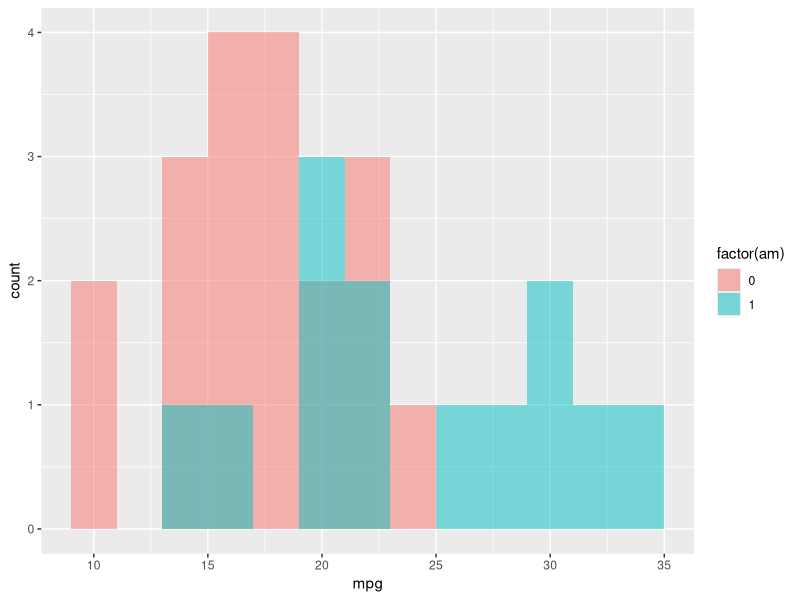
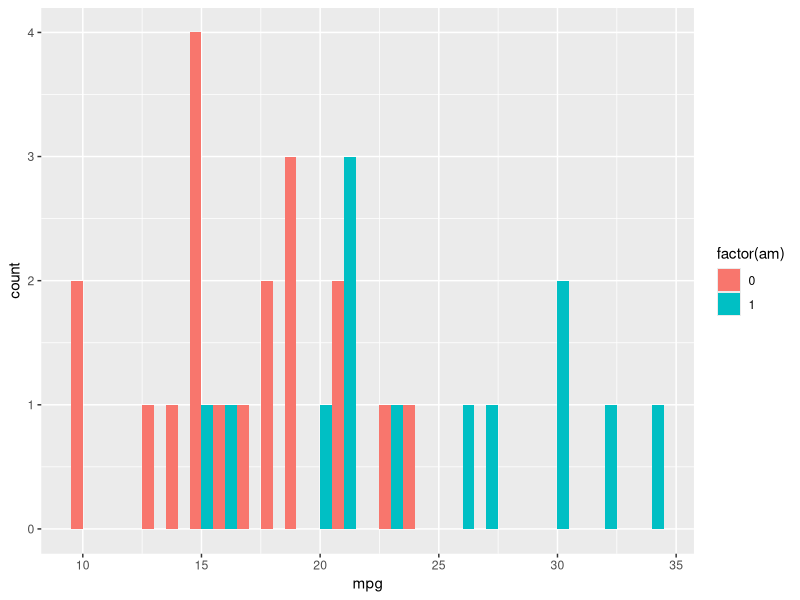
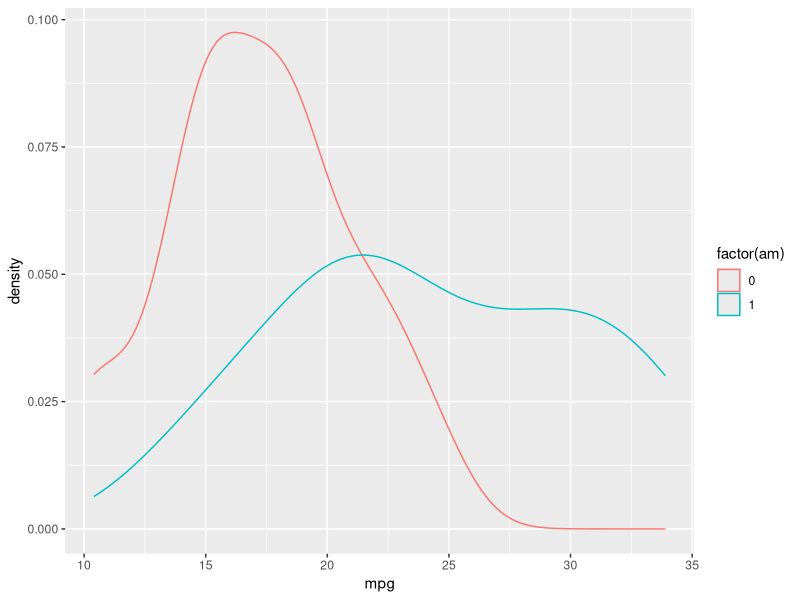
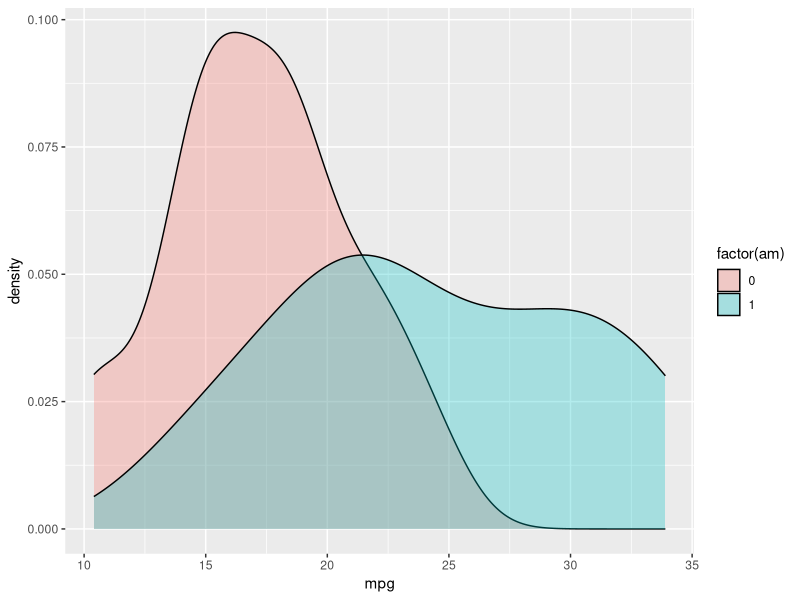
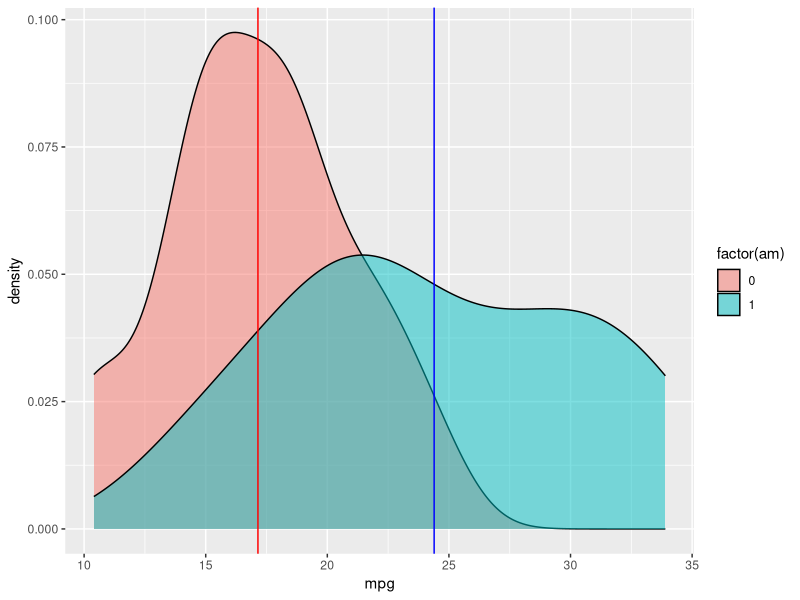

Here is the R script that generated these plots, in order:
#############################################
# Descriptive Stats & Tests Between 2 Means #
#############################################

library("dplyr")
library("ggplot2")
data(mtcars)
head(mtcars)

# Quick reminders about your data: 
# One column for each ________.
# One row for each ________.

# We are trying to explain the differences in the values of 
# your dependent variable. In other words, what we are really 
# asking is the following: is the difference so large that we 
# should reject the notion that it was due to chance?"

# General research topic: gas mileage

mtcars %>% group_by(am) %>%       # 0 = auto; 1 = manual
           summarise(mean(mpg),
                     sd(mpg))

auto <- mtcars %>% filter(am == 0)
manual <- mtcars %>% filter(am == 1)

# But is this result really more robust than a coin flip?

# Research question: is there a statistically meaningful difference
# in gas mileage given transmission type?

# Overlaid histograms
ggplot(mtcars, aes(x = mpg, fill = factor(am))) +
  geom_histogram(binwidth = 2, alpha=.5, position="identity")

# Interleaved histograms
ggplot(mtcars, aes(x = mpg, fill = factor(am))) +
  geom_histogram(binwidth=1, position="dodge")

# Density plots
ggplot(mtcars, aes(x = mpg, colour = factor(am))) + 
  geom_density()

# Density plots with semi-transparent fill
ggplot(mtcars, aes(x = mpg, fill = factor(am))) + 
  geom_density(alpha=.3) 

# Density plot with means added
ggplot(mtcars, aes(x = mpg, fill = factor(am))) + 
  geom_density(alpha=.5) +
  geom_vline(xintercept = mean(auto$mpg), color = "red") +
  geom_vline(xintercept = mean(manual$mpg), color = "blue")

## Testing whether these differences are statistically significant

mean(manual$mpg) - mean(auto$mpg)

# Find the 95% confidence interval for the true difference of
# means in the population.

auto$mpg
manual$mpg

t.test(manual$mpg, auto$mpg)

# How confident are we that we can reject the null hypothesis
# that the two population means are, in fact, equal?

# What is our margin of error, with 95% confidence, around
# the difference in means?

# Questions from homework?
